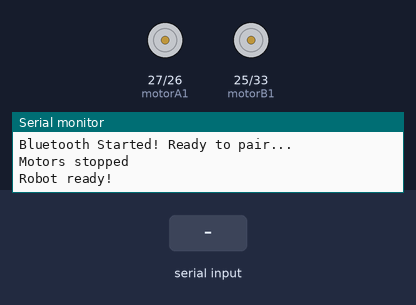
Bench run of a sketch on a simulated ESP32. Shown: motor-driver pin pairs drawn as motors (green arrow = first pin HIGH = forward, orange = second pin HIGH = backward, longer = more drive, scaled by the enable pin), the last lines printed to the serial monitor. The inputs (shaded band) are chosen by the test bench. Nothing arrives over Bluetooth unless stated.

Above: at 1.2 s.
1.3 s: "F90\n" received over the second serial link
At 2.1 s:
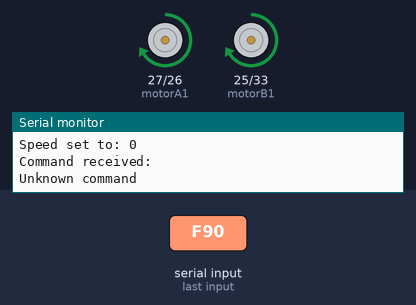
2.8 s: "F,45\n" received over the second serial link
At 3.6 s:
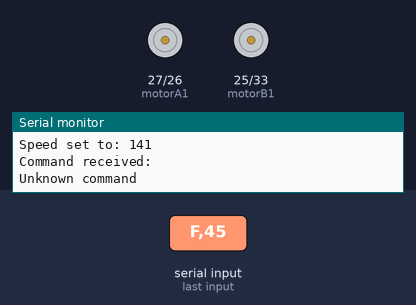
4.3 s: "B90\n" received over the second serial link
At 5.5 s:
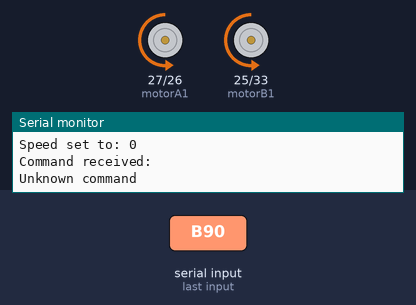
5.8 s: "L90\n" received over the second serial link
At 7.0 s:
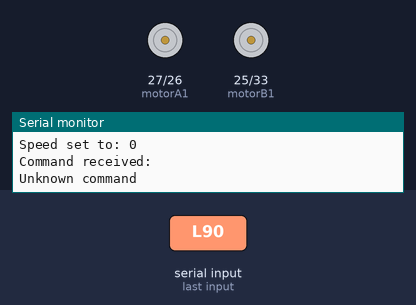
7.3 s: "R90\n" received over the second serial link
8.8 s: "B,45\n" received over the second serial link
Timing chart, 0 to 11.3 s (numbered marks = the images above; inputs shaded):
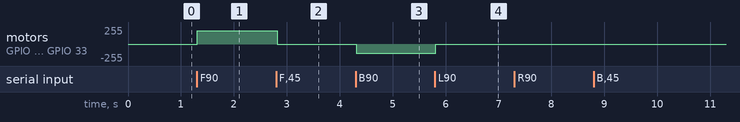

The sketch:

esp32_robot.ino
```cpp
/*
 * ESP32 Robot Control via Bluetooth
 *
 * This code runs on ESP32 and controls a robot
 * via Bluetooth Serial communication from the Android app
 *
 * Hardware Connections:
 * Motor Driver L298N:
 * - IN1 -> GPIO 27
 * - IN2 -> GPIO 26
 * - IN3 -> GPIO 25
 * - IN4 -> GPIO 33
 * - ENA (Speed Control) -> GPIO 14
 * - ENB (Speed Control) -> GPIO 12
 *
 * Power:
 * - 12V to motor driver
 * - ESP32 powered via USB or separate 5V supply
 */

#include "BluetoothSerial.h"

// Check if Bluetooth is available
#if !defined(CONFIG_BT_ENABLED) || !defined(CONFIG_BLUEDROID_ENABLED)
#error Bluetooth is not enabled! Please run `make menuconfig` to enable it
#endif

BluetoothSerial SerialBT;

// Motor A (Left motors)
const int motorA1 = 27;
const int motorA2 = 26;
const int enableA = 14;

// Motor B (Right motors)
const int motorB1 = 25;
const int motorB2 = 33;
const int enableB = 12;

// PWM properties
const int freq = 30000;
const int pwmChannelA = 0;
const int pwmChannelB = 1;
const int resolution = 8;
int motorSpeed = 200; // Default speed (0-255)

void setup() {
  Serial.begin(115200);

  // Initialize Bluetooth
  SerialBT.begin("ESP32_Robot"); // Bluetooth device name
  Serial.println("Bluetooth Started! Ready to pair...");

  // Setup motor pins
  pinMode(motorA1, OUTPUT);
  pinMode(motorA2, OUTPUT);
  pinMode(motorB1, OUTPUT);
  pinMode(motorB2, OUTPUT);

  // Setup PWM channels
  ledcSetup(pwmChannelA, freq, resolution);
  ledcSetup(pwmChannelB, freq, resolution);

  // Attach pins to PWM channels
  ledcAttachPin(enableA, pwmChannelA);
  ledcAttachPin(enableB, pwmChannelB);

  // Start with motors stopped
  stopMotors();

  Serial.println("Robot ready!");
}

void loop() {
  if (SerialBT.available()) {
    char command = SerialBT.read();
    Serial.print("Command received: ");
    Serial.println(command);

    // Process command
    processCommand(command);
  }

  delay(20);
}

void processCommand(char command) {
  switch(command) {
    case 'F': // Forward
      moveForward();
      break;

    case 'B': // Backward
      moveBackward();
      break;

    case 'L': // Left
      turnLeft();
      break;

    case 'R': // Right
      turnRight();
      break;

    case 'S': // Stop
      stopMotors();
      break;

    case 'V': // Speed control (followed by 0-9)
      // Wait for next character
      delay(10);
      if (SerialBT.available()) {
        char speedChar = SerialBT.read();
        int speed = speedChar - '0'; // Convert char to int
        if (speed >= 0 && speed <= 9) {
          motorSpeed = map(speed, 0, 9, 0, 255);
          Serial.print("Speed set to: ");
          Serial.println(motorSpeed);
        }
      }
      break;

    case '0': case '1': case '2': case '3': case '4':
    case '5': case '6': case '7': case '8': case '9':
      // Direct speed control
      int speed = command - '0';
      motorSpeed = map(speed, 0, 9, 0, 255);
      Serial.print("Speed set to: ");
      Serial.println(motorSpeed);
      break;

    default:
      Serial.println("Unknown command");
      break;
  }
}

void moveForward() {
  digitalWrite(motorA1, HIGH);
  digitalWrite(motorA2, LOW);
  digitalWrite(motorB1, HIGH);
  digitalWrite(motorB2, LOW);

  ledcWrite(pwmChannelA, motorSpeed);
  ledcWrite(pwmChannelB, motorSpeed);

  Serial.println("Moving forward");
}

void moveBackward() {
  digitalWrite(motorA1, LOW);
  digitalWrite(motorA2, HIGH);
  digitalWrite(motorB1, LOW);
  digitalWrite(motorB2, HIGH);

  ledcWrite(pwmChannelA, motorSpeed);
  ledcWrite(pwmChannelB, motorSpeed);

  Serial.println("Moving backward");
}

void turnLeft() {
  // Left motors backward, right motors forward
  digitalWrite(motorA1, LOW);
  digitalWrite(motorA2, HIGH);
  digitalWrite(motorB1, HIGH);
  digitalWrite(motorB2, LOW);

  ledcWrite(pwmChannelA, motorSpeed);
  ledcWrite(pwmChannelB, motorSpeed);

  Serial.println("Turning left");
}

void turnRight() {
  // Left motors forward, right motors backward
  digitalWrite(motorA1, HIGH);
  digitalWrite(motorA2, LOW);
  digitalWrite(motorB1, LOW);
  digitalWrite(motorB2, HIGH);

  ledcWrite(pwmChannelA, motorSpeed);
  ledcWrite(pwmChannelB, motorSpeed);

  Serial.println("Turning right");
}

void stopMotors() {
  digitalWrite(motorA1, LOW);
  digitalWrite(motorA2, LOW);
  digitalWrite(motorB1, LOW);
  digitalWrite(motorB2, LOW);

  ledcWrite(pwmChannelA, 0);
  ledcWrite(pwmChannelB, 0);

  Serial.println("Motors stopped");
}
```

Measured:
- after the input at 1.3 s, motor on GPIO 27 (motorA1) / GPIO 26 (motorA2), motor on GPIO 25 (motorB1) / GPIO 33 (motorB2): stopped → forward 199/255 at once
- after the input at 2.8 s, motor on GPIO 27 (motorA1) / GPIO 26 (motorA2), motor on GPIO 25 (motorB1) / GPIO 33 (motorB2): forward 199/255 → stopped at once
- after the input at 4.3 s, motor on GPIO 27 (motorA1) / GPIO 26 (motorA2), motor on GPIO 25 (motorB1) / GPIO 33 (motorB2): stopped → backward 140/255 at once
- after the input at 5.8 s, motor on GPIO 27 (motorA1) / GPIO 26 (motorA2), motor on GPIO 25 (motorB1) / GPIO 33 (motorB2): backward 140/255 → stopped at once
